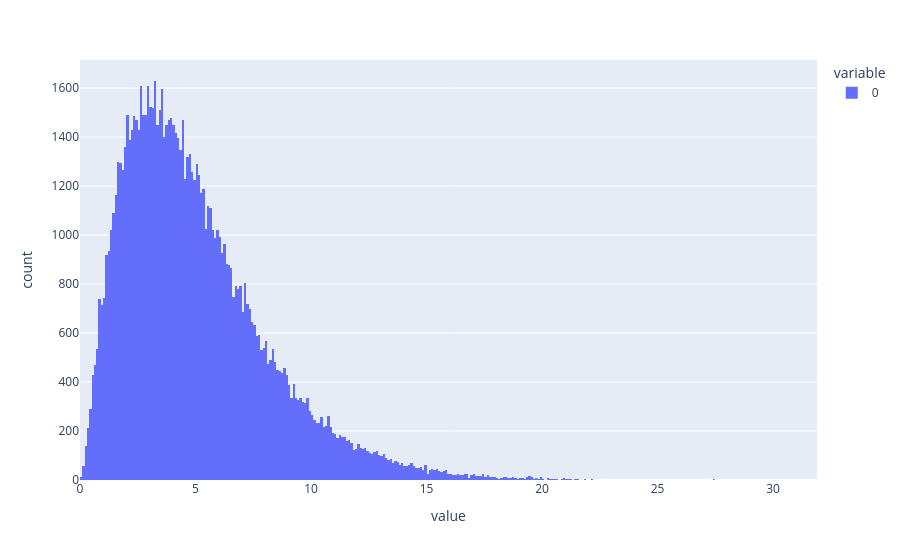

This figure's notebook cell:
### Code cell
import plotly.express as px
import random

n = 6 # количество градаций номинативной переменной (количество граней на игральной кости)
N = 100000 # количество выборок (количество измерений расстояний хи-квадрат)
L = 600 # размер одной выборки (сколько раз кидаем кость)
chi_squared = []
for i in range(N):
    result = []
    for j in range(L):
        result.append(random.randint(1, n))
    chi_squared.append(
        sum([(result.count(k) - L / n) ** 2 / (L / n) for k in range(1, n + 1)]))
fig = px.histogram(chi_squared)
fig.show()

### Figure 1 — Plotly figure (JSON) as saved in the notebook; plotly's stock layout.template omitted (floating-point values rounded to 4 significant figures; data arrays with more than 128 entries replaced by an {"elided": "..."} marker saying what was removed)
{"data": [{"alignmentgroup": "True", "bingroup": "x", "hovertemplate": "variable=0<br>value=%{x}<br>count=%{y}<extra></extra>", "legendgroup": "0", "marker": {"color": "#636efa", "pattern": {"shape": ""}}, "name": "0", "offsetgroup": "0", "orientation": "v", "showlegend": true, "type": "histogram", "x": {"elided": "100000 float values"}, "xaxis": "x", "yaxis": "y"}], "layout": {"barmode": "relative", "legend": {"title": {"text": "variable"}, "tracegroupgap": 0}, "margin": {"t": 60}, "xaxis": {"anchor": "y", "domain": [0, 1], "title": {"text": "value"}}, "yaxis": {"anchor": "x", "domain": [0, 1], "title": {"text": "count"}}}}
